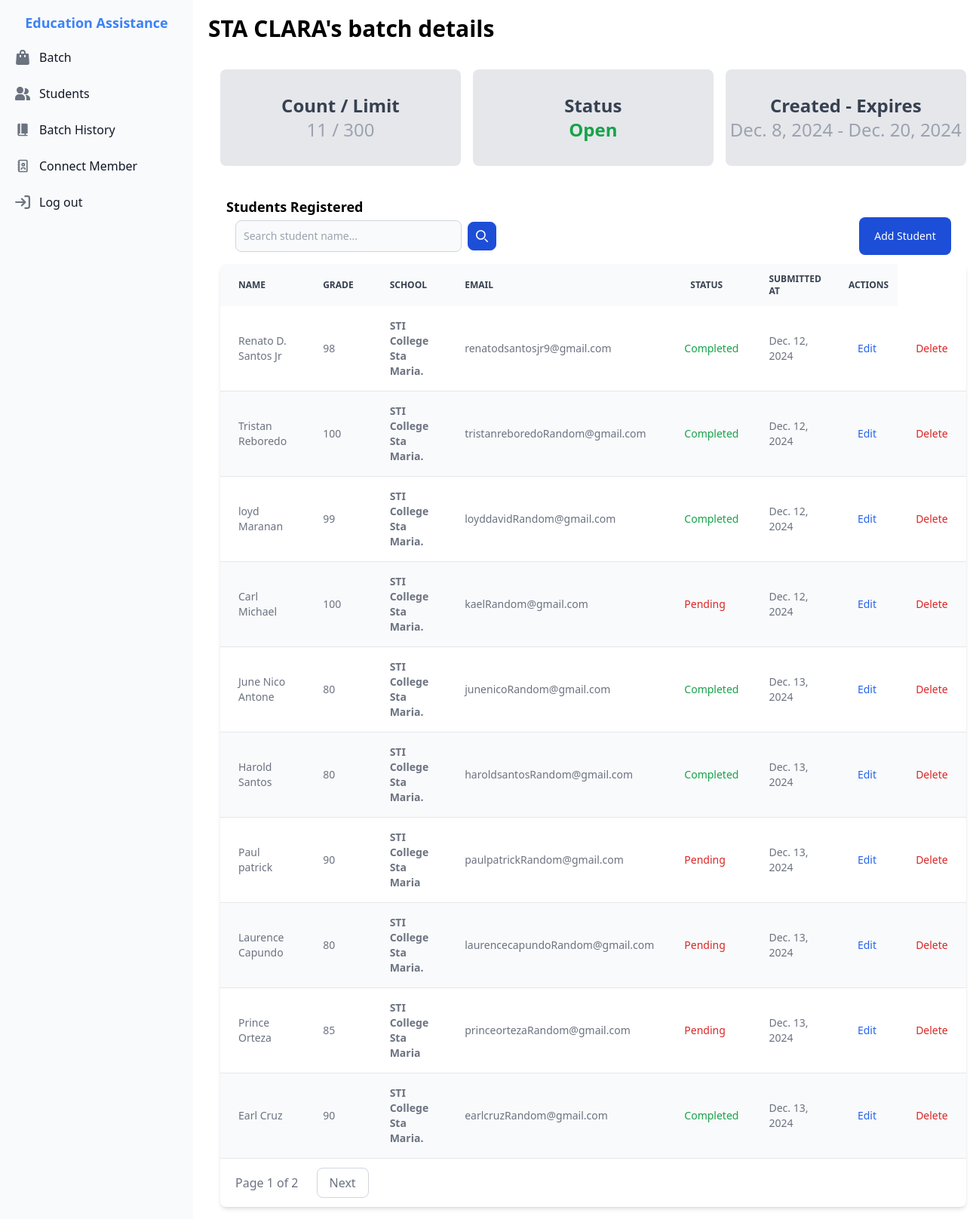
The app's page /batch/4/ (signed in) with its own data.
### EducationalAssistance/models.py (models this page shows, shortened)
class Batch(models.Model):
    batch_id = models.AutoField(primary_key=True)
    batch_name = models.CharField(max_length=255)
    start_date = models.DateField()
    end_date = models.DateField()
    status = models.CharField(max_length=255, choices=StatusChoices.choices, default=StatusChoices.Open)
    budget = models.IntegerField()
    limit = models.IntegerField()
    current_count = models.IntegerField(default=0)
    created_by = models.ForeignKey(User, on_delete=models.CASCADE, related_name="batches")

class Student(models.Model):
    batch = models.ForeignKey(Batch, on_delete=models.CASCADE)
    student_id = models.AutoField(primary_key=True)
    name = models.CharField(max_length=100)
    school = models.CharField(max_length=255)
    grade = models.IntegerField(blank=True, null=True)
    email = models.EmailField(max_length=255)
    address = models.CharField(max_length=255)
    requirementsStatus = models.CharField(max_length=255, choices=RequirementStatusCoices.choices, default=RequirementStatusCoices.Completed)
    dateSubmitted = models.DateField(auto_now_add=True)
    class Meta:
        constraints  = [
            models.UniqueConstraint(fields=['batch', 'email'], name="Unique email per Batch")
        ]

### Batch/views.py (the view)
# urls.py: path('<int:pk>/', views.BatchDetails, name='BatchDetails'),
@login_required
def BatchDetails(request, pk):
    batch = Batch.objects.prefetch_related('student_set').get(batch_id=pk)
    students = batch.student_set.all()
    if request.method == 'POST' and 'search_student' in request.POST:
        search_query = request.POST['search_student']
        students = students.filter(name__icontains=search_query)
    page = request.GET.get('page', 1)
    paginator = Paginator(students, 10)
    try:
        students = paginator.page(page)
    except PageNotAnInteger:
        students = paginator.page(1)
    except EmptyPage:
        students = paginator.page(paginator.num_pages)
    return render(request, 'batch/batchDetails.html', {'batch': batch, 'students': students })

### templates/batch/batchDetails.html (shortened to what this page needs)
{% extends 'index.html' %}
{% load static %}
{% block content %}
<div class="container p-5">
    <div class="flex w-full justify-start">
        <h1 class="font-bold text-xl md:text-3xl">
            {{ batch.batch_name }}'s batch details
        </h1>
    </div>
    <div class="p-4 mt-5">
        <div class="grid grid-cols-3 gap-4 mb-4">
            <div class="flex flex-col items-center justify-center h-32 rounded-lg bg-gray-200 dark:bg-gray-800">
                <h2 class="font-bold text-lg md:text-2xl text-gray-700">
                    Count / Limit
                </h2>
                <p class="text-2xl text-gray-400">
                    {{ batch.current_count }} / {{ batch.limit }}
                </p>
            </div>
            <div class="flex flex-col items-center justify-center h-32 rounded-lg bg-gray-200 dark:bg-gray-800">
                <h2 class="font-bold text-lg md:text-2xl text-gray-700">
                    Status
                </h2>
                <p class="text-2xl font-semibold {% if batch.status == 'Open' %} text-green-600 {% else %} text-red-600 {% endif %}">
                    {{ batch.status}}
                </p>
            </div>
            <div class="flex flex-col items-center justify-center h-32 rounded-lg bg-gray-200 dark:bg-gray-800">
                <h2 class="font-bold text-lg md:text-2xl text-gray-700">
                    Created - Expires
                </h2>
                <p class="text-2xl text-gray-400">
                    {{ batch.start_date }} - {{ batch.end_date }}
                </p>
            </div>
        </div>
        <div class="mt-4">
            <header class=" py-3 px-2">
                <h1 class="font-bold text-lg mt-3">
                    Students Registered
                </h1>
                <div class="flex justify-between items-center gap-3 px-2 md:px-3">
                    <form method="post" class="flex items-center">
                        <div class="relative w-full">
                            <input type="text" name="search_student" class="w-[300px] bg-gray-50 border border-gray-300 text-gray-900 text-sm rounded-lg focus:ring-blue-500 focus:border-blue-500 block p-2.5" placeholder="Search student name..." required />
                        </div>
                        <button type="submit" class="p-2.5 ms-2 text-sm font-medium text-white bg-blue-700 rounded-lg border border-blue-700 hover:bg-blue-800 focus:ring-4 focus:outline-none focus:ring-blue-300 dark:bg-blue-600 dark:hover:bg-blue-700 dark:focus:ring-blue-800">
                            <svg class="w-4 h-4" aria-hidden="true" xmlns="http://www.w3.org/2000/svg" fill="none" viewBox="0 0 20 20">
                                <path stroke="currentColor" stroke-linecap="round" stroke-linejoin="round" stroke-width="2" d="m19 19-4-4m0-7A7 7 0 1 1 1 8a7 7 0 0 1 14 0Z"/>
                            </svg>
                        </button>
                    </form>
                    {% if batch.status == 'Open' %}
                        <div aria-label="add-button">
                            <a href="/student/add/{{batch.batch_id}}" class="flex justify-center items-center h-[50px] text-white bg-blue-700 hover:bg-blue-800 focus:ring-4 focus:ring-blue-300 font-medium rounded-lg text-sm px-5 py-2.5 focus:outline-none">
                                Add Student
                            </a>
                        </div>
                    {% endif %}
                </div>
            </header>
            <div class="relative overflow-x-auto shadow-md sm:rounded-lg">
                <div class="min-h-[570px]">
                    <table class="w-full text-sm text-left rtl:text-right text-gray-500 dark:text-gray-400">
                        <thead class="text-xs text-gray-700 uppercase bg-gray-50 dark:bg-gray-700 dark:text-gray-400">
                            <tr>
                                <th scope="col" class="px-6 py-3">
                                    Name
                                </th>
                                <th scope="col" class="px-6 py-3">
                                    Grade
                                </th>
                                <th scope="col" class="px-6 py-3">
                                    School
                                </th>
                                <th scope="col" class="px-6 py-3">
                                    Email
                                </th>
                                <th scope="col" class="px-6 py-3">
                                    status
                                </th>
                                <th scope="col" class="px-6 py-3">
                                    submitted at
                                </th>
                                <th scope="col" class="px-3 py-3">
                                    Actions
                                </th>
                            </tr>
                        </thead>
                        <tbody>
                            {% for student in students %}
                                <tr class="hover:bg-blue-100 odd:bg-white odd:dark:bg-gray-900 even:bg-gray-50 even:dark:bg-gray-800 border-b dark:border-gray-700">
                                    <td class="px-6 py-4">
                                        {{ student.name }}
                                    </td>
                                    <td class="px-6 py-4">
                                        {{ student.grade }}
                                    </td>
                                    <td class="px-6 py-4 font-semibold ">
                                        {{ student.school }}
                                    </td>
                                    <td class="px-6 py-4">
                                        {{ student.email }}
                                    </td>
                                    <td class="px-4 py-2 font-medium {% if student.requirementsStatus == 'Completed' %} text-green-600 {% else %} text-red-600 {% endif %}">
                                        {{ student.requirementsStatus }}
                                    </td>
                                    <td class="px-6 py-4">
                                        {{ student.dateSubmitted }}
                                    </td>
                                    <td class="px-6 py-4">
                                        <a href="/student/update/{{student.student_id}}" class="font-medium text-blue-600 dark:text-blue-500 hover:underline">Edit</a>
                                    </td>
                                    <td class="px-6 py-4" >
                                        <button onclick="DeleteDialog('{{student.student_id}}')" class="font-medium text-red-600 dark:text-red-500 hover:underline">
                                            Delete
                                        </button>
                                    </td>
                                </tr>
                            {% endfor %}
                        </tbody>
                    </table>
                </div>
                <div class="pagination">
                    <span class="step-links flex gap-3 items-center py-3 px-5">
                        <span class="font-medium text-gray-500 dark:text-gray-400">
                            Page {{ students.number }} of {{ students.paginator.num_pages }}
                        </span>
                        {% if students.has_next %}
                            <a class="flex items-center justify-center px-4 max-w-[200px] h-10 ms-3 text-base font-medium text-gray-500 bg-white border border-gray-300 rounded-lg hover:bg-gray-100 hover:text-gray-700 dark:bg-gray-800 dark:border-gray-700 dark:text-gray-400 dark:hover:bg-gray-700 dark:hover:text-white"
                            href="?page={{ students.next_page_number }}">
                                Next
                            </a>
                        {% endif %}
                    </span>
                </div>
            </div>
        </div>
   </div>
</div>
{% endblock %}

### records on screen
Batch: batch_name "STA CLARA", current_count "11", limit "300", status "Open", start_date "Dec. 8, 2024", end_date "Dec. 20, 2024"
Student: name "Renato D. Santos Jr", grade "98", school "STI College Sta Maria.", email "renatodsantosjr9@gmail.com", requirementsStatus "Completed", dateSubmitted "Dec. 12, 2024"
Student: name "Tristan Reboredo", grade "100", school "STI College Sta Maria.", email "tristanreboredoRandom@gmail.com", requirementsStatus "Completed", dateSubmitted "Dec. 12, 2024"
Student: name "loyd Maranan", grade "99", school "STI College Sta Maria.", email "loyddavidRandom@gmail.com", requirementsStatus "Completed", dateSubmitted "Dec. 12, 2024"
Student: name "Carl Michael", grade "100", school "STI College Sta Maria.", email "kaelRandom@gmail.com", requirementsStatus "Pending", dateSubmitted "Dec. 12, 2024"
Student: name "June Nico Antone", grade "80", school "STI College Sta Maria.", email "junenicoRandom@gmail.com", requirementsStatus "Completed", dateSubmitted "Dec. 13, 2024"
Student: name "Harold Santos", grade "80", school "STI College Sta Maria.", email "haroldsantosRandom@gmail.com", requirementsStatus "Completed", dateSubmitted "Dec. 13, 2024"
Student: name "Paul patrick", grade "90", school "STI College Sta Maria", email "paulpatrickRandom@gmail.com", requirementsStatus "Pending", dateSubmitted "Dec. 13, 2024"
Student: name "Laurence Capundo", grade "80", school "STI College Sta Maria.", email "laurencecapundoRandom@gmail.com", requirementsStatus "Pending", dateSubmitted "Dec. 13, 2024"
Student: name "Prince Orteza", grade "85", school "STI College Sta Maria", email "princeortezaRandom@gmail.com", requirementsStatus "Pending", dateSubmitted "Dec. 13, 2024"
Student: name "Earl Cruz", grade "90", school "STI College Sta Maria.", email "earlcruzRandom@gmail.com", requirementsStatus "Completed", dateSubmitted "Dec. 13, 2024"

### other values on screen
{{ students.number }} "1"
{{ students.paginator.num_pages }} "2"
